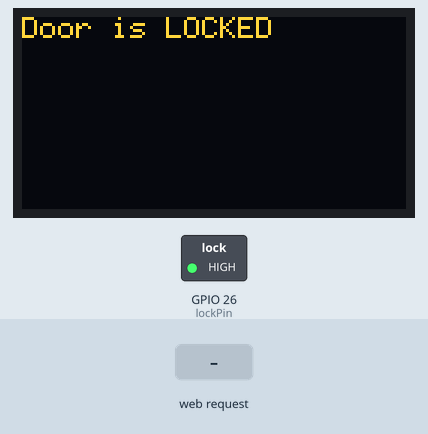
Simulated run of this sketch. Board: ESP32. Shown: 128×64 one-colour display, switched loads named in the sketch (green lamp = pin HIGH). The test bench sets the inputs (shaded band). The OLED is the two-colour kind (top 16 rows yellow); WiFi joins after 1.5 s; servers stay silent unless stated; what the sketch prints to the serial monitor is not drawn.

Above: at 2.7 s.
2.8 s: HTTP request GET /unlock received
At 4.0 s:
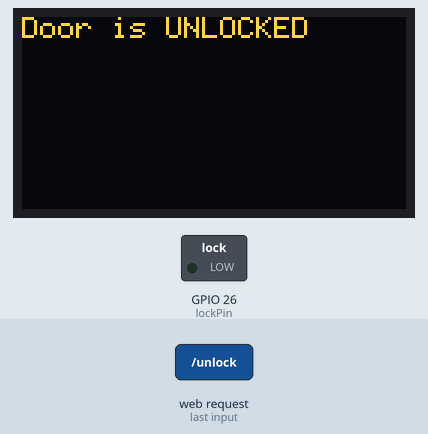
4.3 s: HTTP request GET /display?message=1 received
At 5.2 s:
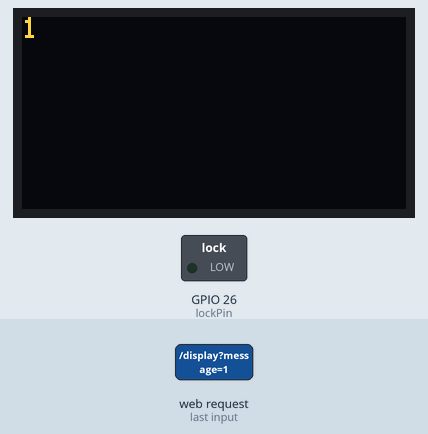
5.8 s: HTTP request GET /lock received
At 6.3 s:
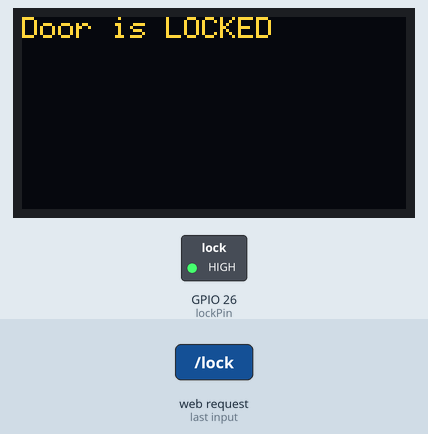
7.3 s: HTTP request GET /display?message=0 received
At 8.5 s:
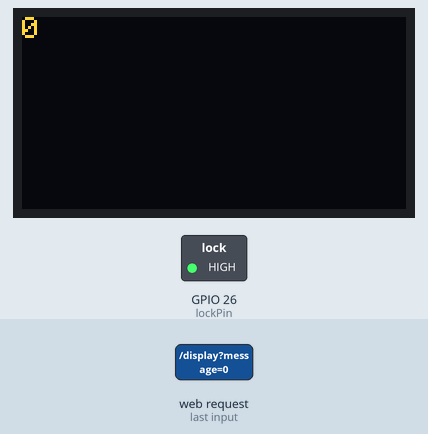
8.8 s: HTTP request GET /status received
At 9.8 s:
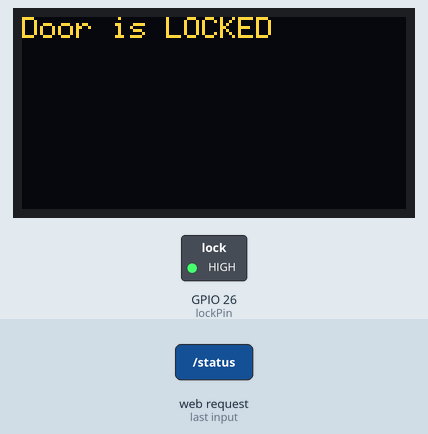
Timing chart, 0 to 11.3 s (numbered marks = the images above; inputs shaded):
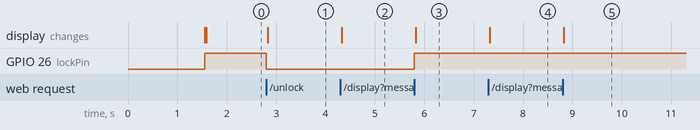

Measured:
- after the input at 2.8 s, GPIO 26 (lockPin): HIGH → LOW at once; the display: changes at once (image 1)
- after the input at 4.3 s, the display: changes at once (image 2)
- after the input at 5.8 s, GPIO 26 (lockPin): LOW → HIGH at once; the display: changes at once (image 3)
- after the input at 7.3 s, the display: changes at once (image 4)
- after the input at 8.8 s, the display: changes at once (image 5)

The sketch:

light_from_webServer.ino
```cpp
#include <WiFi.h>
#include <WebServer.h>

#include <Wire.h>
#include <Adafruit_GFX.h>
#include <Adafruit_SH110X.h>


const int lockPin = 26; // GPIO pin connected to the LED
bool isLocked = true;

// WiFi credentials
const char* ssid = "Ferass";
const char* password = "fygu6354";


// OLED Display Settings
#define i2c_Address 0x3C
#define SCREEN_WIDTH 128
#define SCREEN_HEIGHT 64
#define OLED_RESET -1 // Reset pin (not used)
Adafruit_SH1106G display(SCREEN_WIDTH, SCREEN_HEIGHT, &Wire, OLED_RESET);


WebServer server(80);


void setup() {
  Serial.begin(115200); // Initialize Serial Monitor for debugging
  pinMode(lockPin, OUTPUT); // Set the pin as an output


  //connect to wifi
  WiFi.begin(ssid, password);
  Serial.print("Connecting to Wi-Fi");
  while (WiFi.status() != WL_CONNECTED) {
    delay(500);
    Serial.print(".");
  }
  Serial.print("\nConnected to Wi-Fi , IP is : ");
  Serial.println(WiFi.localIP());


  // Initialize the OLED Display
  if (!display.begin(i2c_Address)) {
    Serial.println(F("Failed to initialize OLED display"));
    while (1); // Stop if initialization fails
  }
  display.clearDisplay();
  display.setTextSize(1);
  display.setTextColor(SH110X_WHITE);
  display.setCursor(0, 0);
  display.println(F("Smart Doorbell"));
  display.display();


  // Define server routes
  server.on("/lock", lockHandler);   // Lock route
  server.on("/unlock", unlockHandler); // Unlock route
  server.on("/status", statusHandler); // Status route
  server.on("/display", displayHandler);  // Display message route

  // Start the server
  server.begin();
  Serial.println("Server started");


  // Start with the door locked
  lockDoor();
}

void loop() {
  server.handleClient(); // Handle incoming HTTP requests
}

void lockDoor() {
  digitalWrite(lockPin, HIGH); // Turn LED on
  isLocked = true;
  Serial.println("Door is LOCKED");

  // Update OLED. comment if you are not using the display
  display.clearDisplay();
  display.setCursor(0, 0);
  display.println(F("Door is LOCKED"));
  display.display();
}

void unlockDoor() {
  digitalWrite(lockPin, LOW); // Turn LED off
  isLocked = false;
  Serial.println("Door is UNLOCKED");


  // Update OLED
  display.clearDisplay();
  display.setCursor(0, 0);
  display.println(F("Door is UNLOCKED"));
  display.display();
}


/*void toggleLock() {
  if (isLocked) {
    unlockDoor();
  } else {
    lockDoor();
  }
}*/


// HTTP Handlers
void lockHandler() {
  lockDoor();
  server.send(200, "text/plain", "Door is LOCKED");
}

void unlockHandler() {
  unlockDoor();
  server.send(200, "text/plain", "Door is UNLOCKED");
}

void statusHandler() {
  String status = isLocked ? "LOCKED" : "UNLOCKED";
  server.send(200, "text/plain", "Door is " + status);

  //update OLED
  display.clearDisplay();
  display.setCursor(0, 0);
  display.println("Door is " + status);
  display.display();
}

//Message Handler
void displayHandler() {
  if (server.hasArg("message")) {
    String message = server.arg("message");
    Serial.println("Message received: " + message);

    //update OLED
    display.clearDisplay();
    display.setCursor(0, 0);
    display.setTextSize(1);
    display.println(message);
    display.display();

    server.send(200, "text/plain", "Message displayed: " + message);
  } else {
    server.send(400, "text/plain", "No message provided");
  }
}
```
